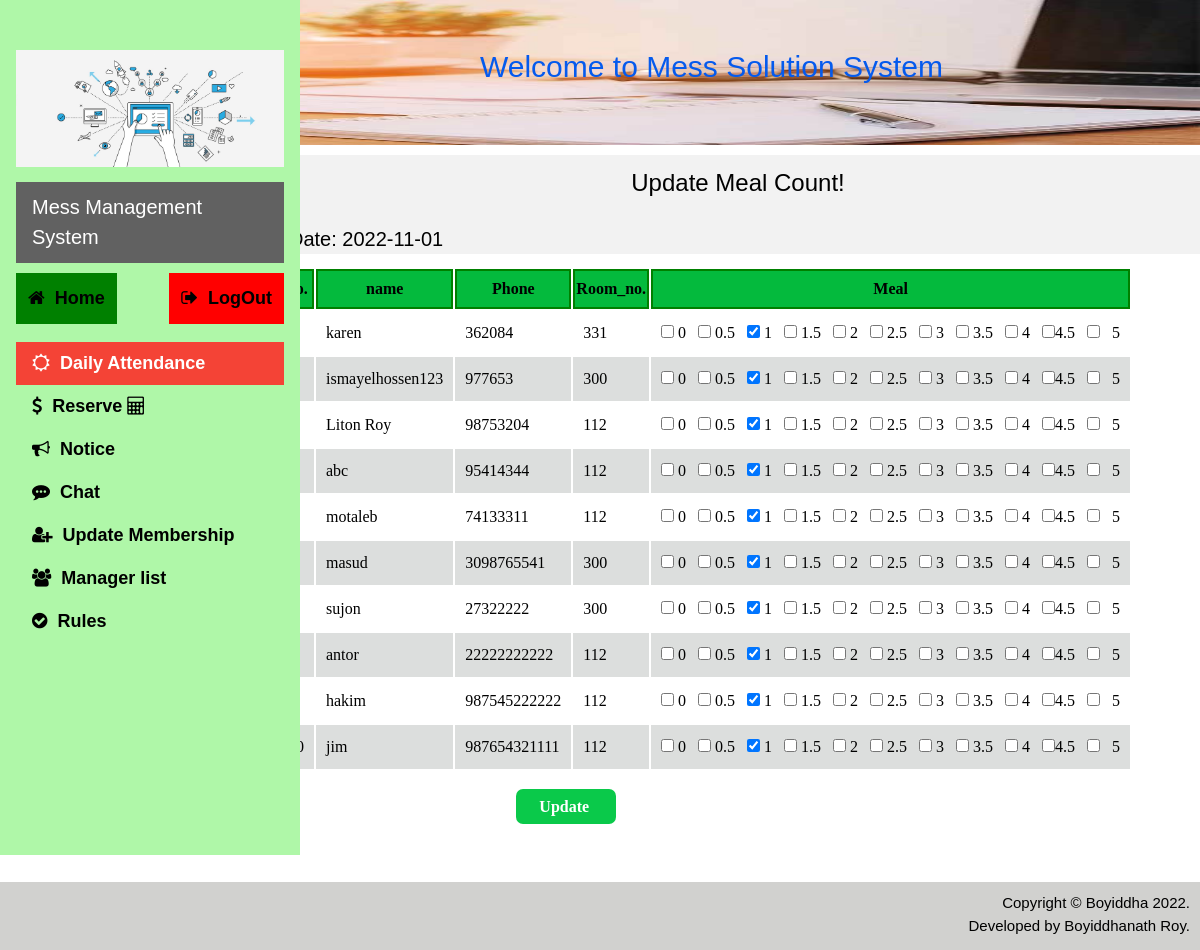
Screenshot of /manager/update.php?update=2022-11-01 (signed in) with the database file from the repository.
### tables this page shows
CREATE TABLE `mealcount` (
  `phone` varchar(15) NOT NULL,
  `date` date NOT NULL,
  `meal` float NOT NULL
);

CREATE TABLE `member` (
  `sl_no` int(11) NOT NULL,
  `name` varchar(100) NOT NULL,
  `email` varchar(100) NOT NULL,
  `password` varchar(100) NOT NULL,
  `phone` varchar(15) NOT NULL,
  `address` varchar(150) NOT NULL,
  `room_no` varchar(10) NOT NULL,
  `Joining_Date` date NOT NULL
);

### manager/update.php (the view, shortened to what this page needs)
<?php
	include 'database/Connection.php';
?>
<!DOCTYPE html>
<html lang="en">
<head>
		<link rel="stylesheet" href="https://cdnjs.cloudflare.com/ajax/libs/font-awesome/4.7.0/css/font-awesome.min.css">
		 <link rel="stylesheet" href="css/w3.css">
		<link rel="stylesheet" href="css/font.css">
</head>
<body>
	<?php
	include('navigation.php');
	?>
	<div class="photo1">
		<img class="img1"src="img/banner.jpg"  >
		<div class="text1">
			Welcome to Mess Solution System
		</div>
	</div>
	<div class="container">
		  <div class="date">
			<h3 style="text-align: center;padding: 10px;">Update Meal Count!</h3>
			<h4 style="margin:13px;">
				<?php if(isset($_GET['update'])){
					$date=$_GET['update'];
					echo"Date: ". $date;
				}?>
			</h4>
		</div>
		<form action="" method="post" style=" font-family:Times New Roman;font-size:1em;">
			<table class="tbl">
				<thead>
					<tr>
						<th>No.</th>
						<th>name</th>
						<th>Phone</th>
						<th>Room_no.
						<th>Meal</th>
					</tr>
				</thead>
				<tbody>
					<?php
						if(isset($_GET['update'])){
							 $date=$_GET['update'];
						}
						$query="SELECT mealcount.phone,mealcount.date,mealcount.meal ,member.name, member.room_no FROM mealcount,member where member.phone=mealcount.phone and mealcount.date='$date'  ";
					    $result=$conn->query($query);
					    if($result){
							$i=1;
						    while($row=$result->fetch_assoc()){
							    ?>
							    <tr>
									<td><?php echo$i++;?></td>
									<td><?php echo$row['name'];?></td>
									<td><?php echo$row['phone'];?></td>
									<td><?php echo$row['room_no'];?></td>
									<td>
										<input class="meal" type="checkbox" name="attend[<?php echo$row['phone']?>]" value="A"<?php
											if($row['meal']==0){
												echo"checked";
										}?>>  0 &nbsp
										<input class="meal" type="checkbox" name="attend[<?php echo$row['phone']?>]" value="B"<?php
											 if($row['meal']==.5){
												echo"checked";
											 }
										?>>  0.5 &nbsp
										<input class="meal" type="checkbox" name="attend[<?php echo$row['phone']?>]" value="C"<?php
											 if($row['meal']==1){
												echo"checked";
											 }
										?>>  1 &nbsp
										<input class="meal" type="checkbox" name="attend[<?php echo$row['phone']?>]" value="D"<?php
										 if($row['meal']==1.5){
											echo"checked";
										 }
										?>>  1.5 &nbsp
										<input class="meal" type="checkbox" name="attend[<?php echo$row['phone']?>]" value="E"<?php
											 if($row['meal']==2){
												echo"checked";
											 }
										?>>  2 &nbsp
										<input class="meal" type="checkbox" name="attend[<?php echo$row['phone']?>]" value="F"<?php
											 if($row['meal']==2.5){
												echo"checked";
											 }
										?>>  2.5 &nbsp
										<input class="meal" type="checkbox" name="attend[<?php echo$row['phone']?>]" value="G"<?php
											 if($row['meal']==3){
												echo"checked";
											 }
										?>>  3 &nbsp
										<input class="meal" type="checkbox" name="attend[<?php echo$row['phone']?>]" value="H"<?php
											 if($row['meal']==3.5){
												echo"checked";
											 }
										?>>  3.5 &nbsp
										<input class="meal" type="checkbox" name="attend[<?php echo$row['phone']?>]" value="I"<?php
											 if($row['meal']==4){
												echo"checked";
											 }
										?>> 4 &nbsp
										<input class="meal" type="checkbox" name="attend[<?php echo$row['phone']?>]" value="J"<?php
											 if($row['meal']==4.5){
												echo"checked";
											 }
										?>>4.5 &nbsp
										<input class="meal" type="checkbox" name="attend[<?php echo$row['phone']?>]" value="K"<?php
										 if($row['meal']==5){
											echo"checked";
										 }
										?>> &nbsp 5
									</td>
							    </tr>
				 <?php }}?>
					</tbody>
			</table>
			<div class="dt">
				<input style="margin-bottom:12px;" type="submit" name="submit" value="Update " class="btn2" >
			</div>
		</form>
	</div>
	<div class="footer">
		Copyright &copy; Boyiddha 2022.<br> Developed by Boyiddhanath Roy.
	</div>
</body>
</html>

### manager/css/w3.css (style rules this page uses)
html { box-sizing:border-box }
*,*:before,*:after { box-sizing:inherit }
html { -ms-text-size-adjust:100%;-webkit-text-size-adjust:100% }
body { margin:0 }
img { border-style:none }
button,input,select,textarea { font:inherit;margin:0 }
button,input { overflow:visible }
button,html [type=button],[type=reset],[type=submit] { -webkit-appearance:button }
[type=checkbox],[type=radio] { padding:0 }
html,body { font-family:Verdana,sans-serif;font-size:15px;line-height:1.5 }
html { overflow-x:hidden }
h3 { font-size:24px }
h4 { font-size:20px }
h1,h2,h3,h4,h5,h6 { font-family:"Segoe UI",Arial,sans-serif;font-weight:400;margin:10px 0 }
img { vertical-align:middle }

### manager/update.php (style rules this page uses)
body,h1,h2,h3,h4,h5 { font-family: "Poppins", sans-serif }
body { font-size:16px; }
.img1 { height:145px; width:100%; }
.photo1 { position:relative; text-align:center; color:#055aed; }
.text1 { position:absolute; top:30%; left:40%; font-size:30px; }
.container { margin-left:23%; }
.date { background-color:#f2f2f2; }
td { text-align: left; padding: 10px; }
th { height:40px; text-aign:left; border:2px solid green; position:sticky; top: 0px; background:#04ba3d; }
tr:nth-child(even) { background-color: #dcdedd }
.dt { margin-top:2%; width:100%; height:33px; font-weight:600; }
.btn2 { color:white; margin-left:26%; height:35px; width:100px; background-color:#0ac94a; border:none; border-radius:7px; text-align:center; display:inline-block; cursor:pointer; -webkit-transition-duration: 0.4s; transition-duration: 0.4s; }
.meal { -webkit-transition-duration: 0.4s; transition-duration: 0.4s; }
.footer { background-color: #d1d1cf; color: black; padding: 10px; text-align: right; font-size: 15px; height:68px; margin-top:5%; }
.footer::after { display: table; content: ''; clear: both; }

### rows the page displays
mealcount: member.name "karen", phone "362084", member.room_no "331", meal "☑"
mealcount: member.name "ismayelhossen123", phone "977653", member.room_no "300", meal "☑"
mealcount: member.name "Liton Roy", phone "98753204", member.room_no "112", meal "☑"
mealcount: member.name "abc", phone "95414344", member.room_no "112", meal "☑"
mealcount: member.name "motaleb", phone "74133311", member.room_no "112", meal "☑"
mealcount: member.name "masud", phone "3098765541", member.room_no "300", meal "☑"
mealcount: member.name "sujon", phone "27322222", member.room_no "300", meal "☑"
mealcount: member.name "antor", phone "22222222222", member.room_no "112", meal "☑"
mealcount: member.name "hakim", phone "987545222222", member.room_no "112", meal "☑"
mealcount: member.name "jim", phone "987654321111", member.room_no "112", meal "☑"

### other values shown
$date "2022-11-01"
